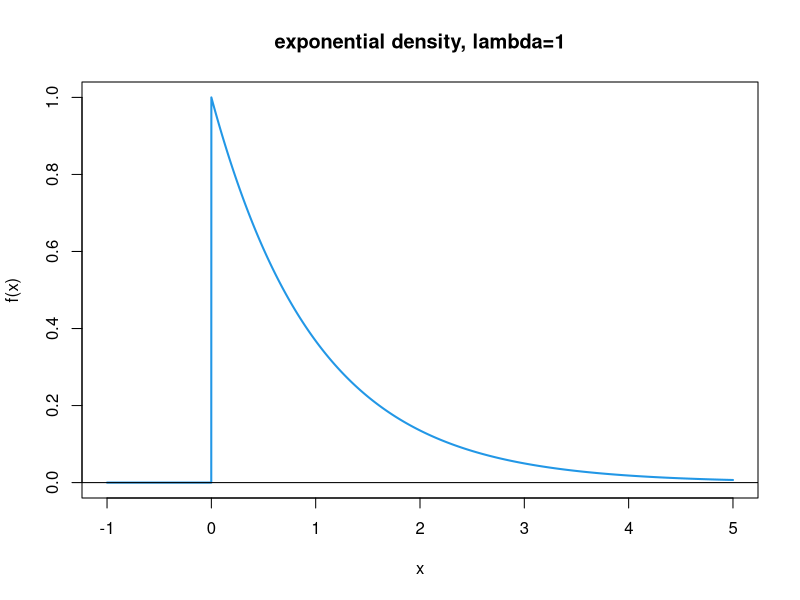
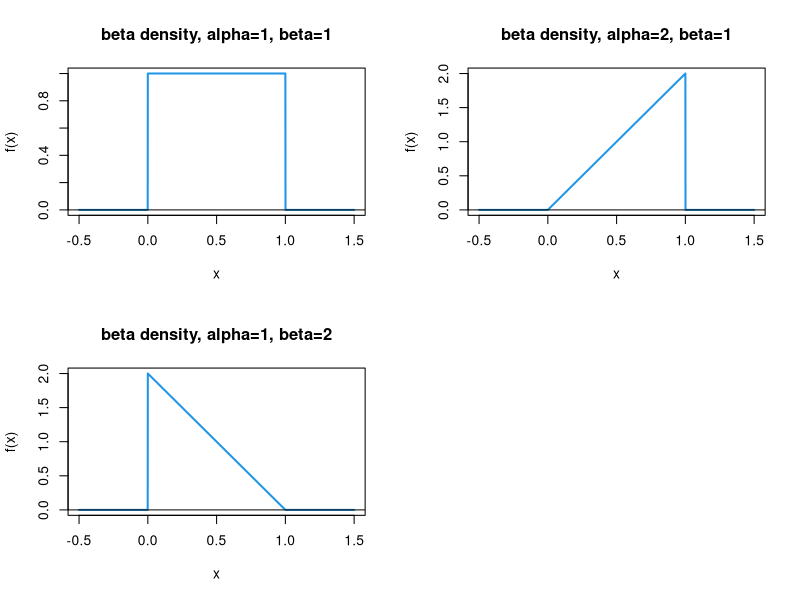
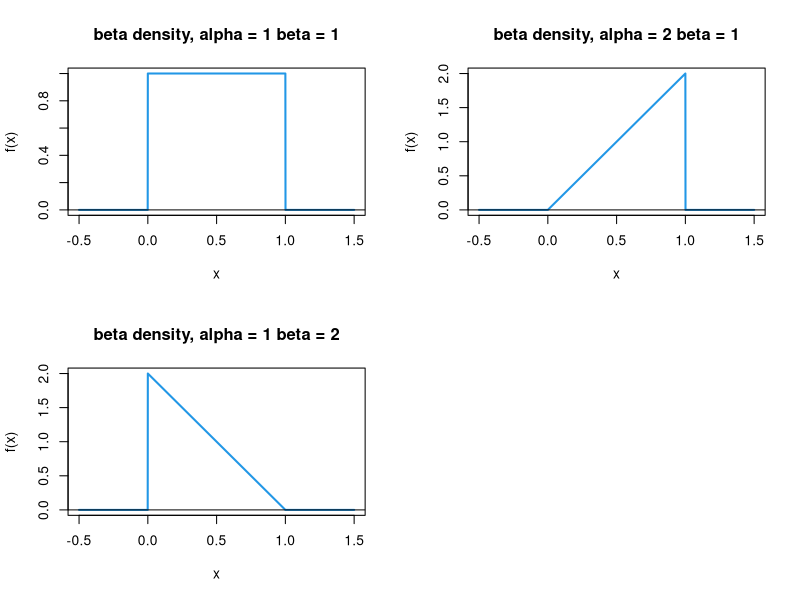
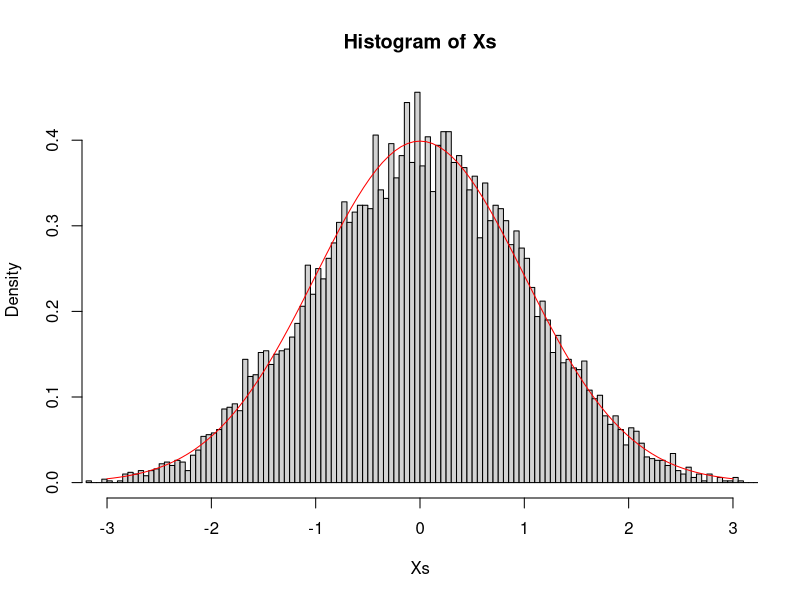
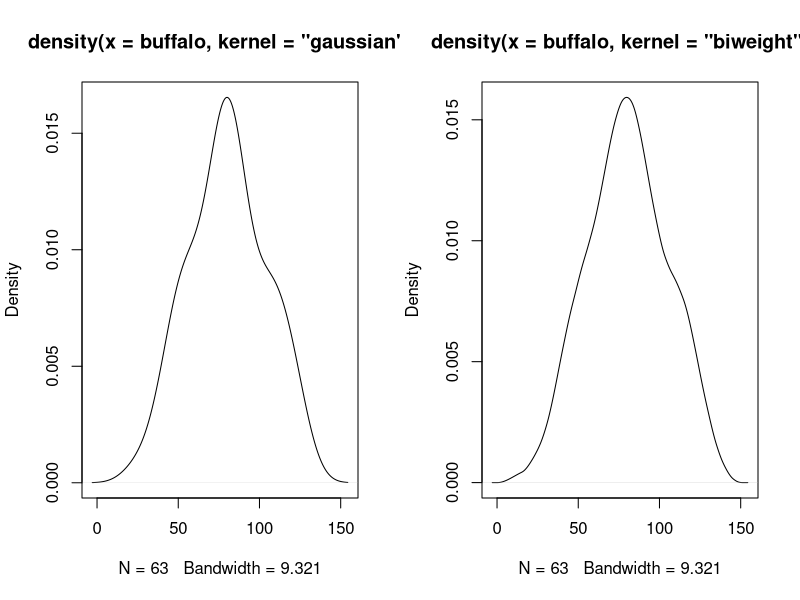
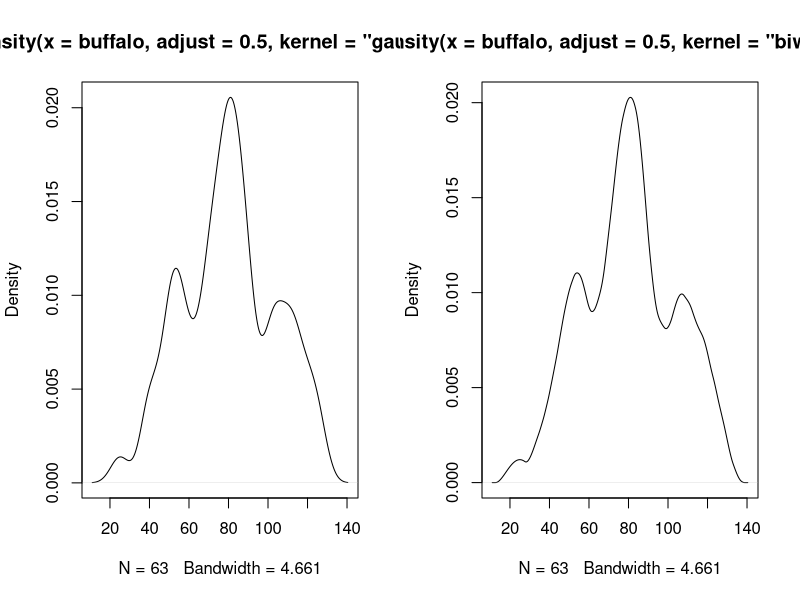
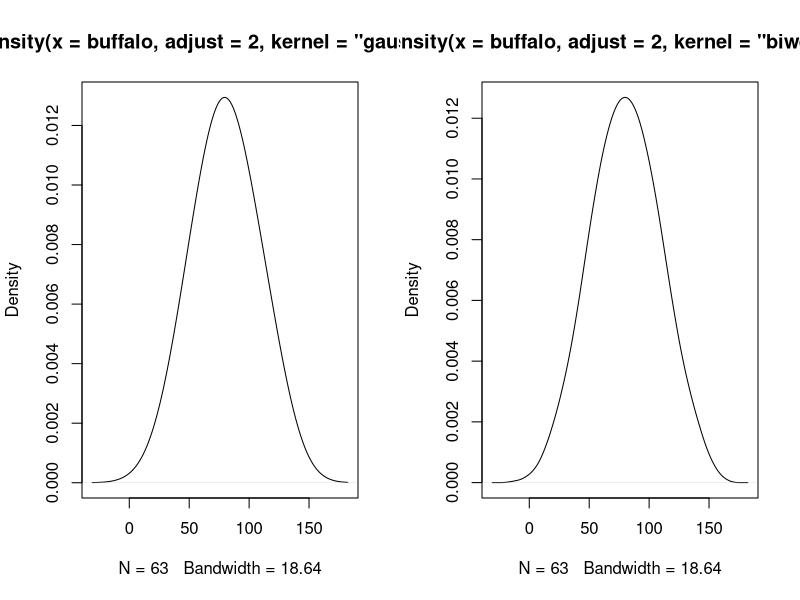
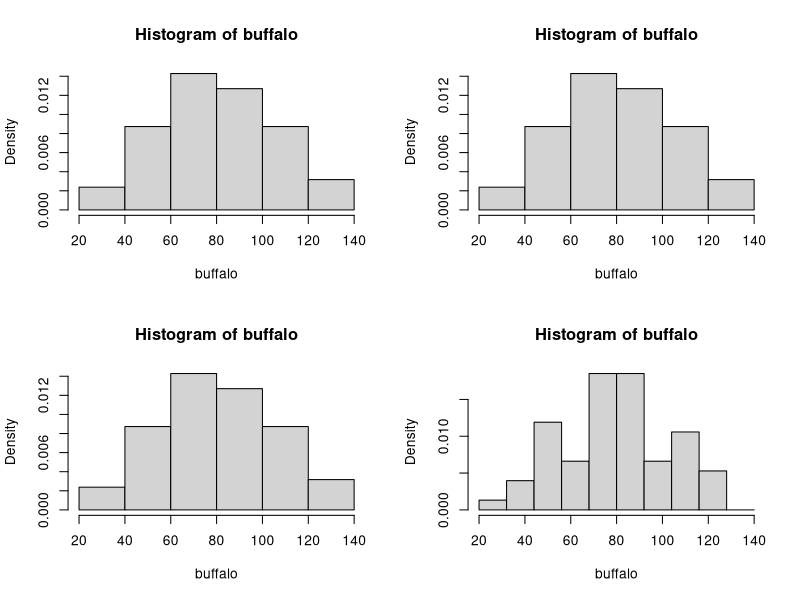

The R script that drew these images, in order:
# clear all variables
rm(list=ls())

################################################################
#### Problem set 2
################################################################



################################################################
###--- Problem 1

## a)
x <- seq( -1, 5, 0.001 )

f <- rep( 0, times=length(x) )
lambda = 1
f[ x>=0 ] <- lambda*exp(-lambda*x[ x>=0 ])

plot( x=x, y=f, type='l', col=4, lwd=2, ylab="f(x)", main='exponential density, lambda=1' )
abline( h=0 )

## d)
pexp(10000,rate=1/10000)
1-pexp(5000,rate=1/10000)
pexp(10000,rate=1/10000)-pexp(5000,rate=1/10000)




################################################################
### Problem 2

# Notice that lambda in the dpois and ppois function in R is the
# mean (which we have denoted mu).
# e/a)
dpois(2,lambda=2)
1-ppois(2,lambda=2)

# e/b)
dpois(2,lambda=1)

# e/c)
1-ppois(19,lambda=20)

# e/d)
(1-ppois(2,lambda=2))/(1-ppois(0, lambda=2))



################################################################
###--- Problem 3
## a)
x.0 <- seq( -0.5, 1.5, 0.001 )
x <- x.0[ x.0>=0 & x.0<=1 ]
f <- rep( 0, times=length(x.0) )

par(mfrow=c(2,2)) # To have 2x2 plots on the same figure
alpha <- 1
beta <- 1
f[ x.0>=0 & x.0<=1 ] <- gamma(alpha+beta)*x^(alpha-1)*((1-x)^(beta-1)) /(gamma(alpha)*gamma(beta))
plot(x=x.0, y=f, type='l', col=4, lwd=2, xlab="x",ylab="f(x)",main="beta density, alpha=1, beta=1")
abline( h=0 )

alpha <- 2
beta <- 1
f[ x.0>=0 & x.0<=1 ] <- gamma(alpha+beta)*x^(alpha-1)*((1-x)^(beta-1)) /(gamma(alpha)*gamma(beta))
plot(x=x.0, y=f, type='l', col=4, lwd=2, xlab="x",ylab="f(x)",main="beta density, alpha=2, beta=1")
abline( h=0 )

alpha <- 1
beta <- 2
f[ x.0>=0 & x.0<=1 ] <- gamma(alpha+beta)*x^(alpha-1)*((1-x)^(beta-1)) /(gamma(alpha)*gamma(beta))
plot(x=x.0, y=f, type='l', col=4, lwd=2, xlab="x",ylab="f(x)",main="beta density, alpha=1, beta=2")
abline( h=0 )

par(mfrow=c(1,1)) # Reset to 1 plot per figure

# We can do the above more efficiently by making a function:

plot_beta_density <- function(alpha,beta){
  x.0 <- seq( -0.5, 1.5, 0.001 )
  x <- x.0[ x.0>=0 & x.0<=1 ]
  f <- rep( 0, times=length(x.0) )
  f[ x.0>=0 & x.0<=1 ] <- gamma(alpha+beta)*x^(alpha-1)*((1-x)^(beta-1)) /(gamma(alpha)*gamma(beta))
  plot(x=x.0, y=f, type='l', col=4, lwd=2, xlab="x",ylab="f(x)",
       main=paste("beta density, alpha =",alpha, "beta =",beta))
  abline( h=0 )
}

par(mfrow=c(2,2))
plot_beta_density(1,1)
plot_beta_density(2,1)
plot_beta_density(1,2)
par(mfrow=c(1,1)) 



## b)
nobs <- 10 # Repeat the code below for different values of nobs
alpha <- 1
beta <- 1
mean(rbeta(nobs,shape1 = alpha,shape2 = beta))
alpha/(alpha+beta)
alpha <- 2
beta <- 1
mean(rbeta(nobs,shape1 = alpha,shape2 = beta))
alpha/(alpha+beta)
alpha <- 1
beta <- 2
mean(rbeta(nobs,shape1 = alpha,shape2 = beta))
alpha/(alpha+beta)

# We can also do the above in a function:
beta_av_exp <- function(nobs,alpha,beta){
  av <- mean(rbeta(nobs,shape1 = alpha,shape2 = beta))
  exp <- alpha/(alpha+beta)
  print(paste("Average:",round(av,digits = 3),  # round() here rounds off to 3 digits
              "  Expectation:", round(exp,digits = 3), 
              "   Number of simulations:", nobs))
}

beta_av_exp(10,1,1)
beta_av_exp(10,2,1)
beta_av_exp(10,1,2)

for(nobs in c(10,100,1000,10000)){
  beta_av_exp(nobs,1,1)
  beta_av_exp(nobs,2,1)
  beta_av_exp(nobs,1,2)
}




################################################################
### Problem 4
# b)

nrep <- 10000 # number of replications
n <- 5 # change to other values of n given in exercise text and repeat the code below 
Xs <- vector(length=nrep)
for(i in 1:nrep){
  u <- runif(n,0,2);
  Xs[i] <- (sum(u)-n)/sqrt(n*(1/3));
}
hist(Xs,probability=T,ylim=c(0,0.45),xlim=c(-3,3),nclass=nrep/100)
curve(dnorm(x, mean=0, sd=1),from=-3,to=3,add=TRUE, col='red')


################################################################
### Problem 5

# install.packages("gss") # call only once
library(gss)
data("buffalo")
# default KDEs

par(mfrow=c(1,2))
plot(density(buffalo,kernel = "gaussian"))
plot(density(buffalo,kernel = "biweight"))

# half the default bandwidth
par(mfrow=c(1,2))
plot(density(buffalo,adjust=0.5,kernel = "gaussian"))
plot(density(buffalo,adjust=0.5,kernel = "biweight"))

# double default bandwidth
par(mfrow=c(1,2))
plot(density(buffalo,adjust=2.0,kernel = "gaussian"))
plot(density(buffalo,adjust=2.0,kernel = "biweight"))

# conclucions: the two kernels provide very similar results.
# difficult to say if the distibution is fairly Gaussian, or if there are really multiple modes

# then, some histograms
par(mfrow = c(2,2))
hist(buffalo,probability=TRUE) # default
hist(buffalo,probability=TRUE,breaks="scott") # also give same 6 bins
hist(buffalo,probability=TRUE,breaks="freedman-diaconis") # also give same 6 bins
hist(buffalo,probability=TRUE,breaks=seq(from=20,to=140,length.out=11)) # manually choosing 9 bins

# again we see that it is somewhat unclear if the data are fairly Gaussian (with default smoothing levels)
# or in fact if there are multiple modes which appear with less smoothing.
